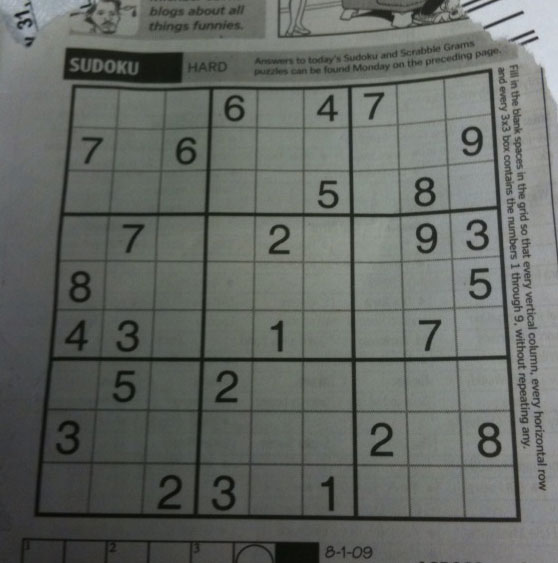
#> input picture DL4CV_IITM/Assignments/Assignment-2/sudoku.png, 558 x 563 px
$ jupyter execute --allow-errors DL4V_Assignment_2.ipynb   (shell and % lines are left out)
#> lines starting #> are read from the running program, lines starting #| are printed output that depends on the picture; after the words box and inside, x2 and y2 are one past the last pixel; in counts of white or black regions, pixels touching at a corner belong together
#### **Welcome to Assignment 2 on Deep Learning for Computer Vision.**
This assignment consists of three parts. Part-1 is based on the content you learned in Week-3 of course and Part-2 is based on the content you learned in Week-4 of the course. Part-3 is **un-graded** and mainly designed to help you flex the Deep Learning muscles grown in Part-2.

Unlike the first two parts, you'll have to implement everything from scratch in Part-3. If you find answers to questions in Part-3, feel free to head out to the forums and discuss them with your classmates!

#### **Instructions**
1. Use Python 3.x to run this notebook
2. Write your code only in between the lines 'YOUR CODE STARTS HERE' and 'YOUR CODE ENDS HERE'.
you should not change anything else in the code cells, if you do, the answers you are supposed to get at the end of this assignment might be wrong.
3. Read documentation of each function carefully.
4. All the Best!

# Part-1

[cell 1]
# Imports
import numpy as np
import cv2
import matplotlib.pyplot as plt
from PIL import Image

# %matplotlib inline uncomment this line if you're running this notebook on your local PC

[cell 2]
# DO NOT CHANGE THIS CODE
np.random.seed(10)

### Question 1 : Line detection from a given image.

Find the starting and ending point co-ordinates of detected lines of a given image using hough transform.

Following criterion need to be satisfied to qualify as a line:

(a) Minimum line length = 60;
(b) Maximum allowed gap between line segments = 250;
(c) Accumulator threshold parameter = 15  (only those lines are returned that get enough votes);
(d) Distance resolution of the accumulator in pixels = 1;
(e) Angle resolution of the accumulator in radians = pi/180

Which of the following pairs of (start, end) co-ordinates of detected lines are true:

1. line-1: (1,81), (27,9) ; line-2 : (92,0), (95,64)
2. line-1: (2,79), (26,11) ; line-2 : (92,1), (94,67)
3. line-1: (2,80), (26,10) ; line-2: (91,2), (96,65)
4.  None of the above

Answer =  [ 0 83 25  9]
Answer =  [92  0 95 64]
Answer =  [ 1 81 27  9]
Answer =  [90  0 92 63]

[cell 3]
# Example Test code
import math
import numpy as np
import cv2

default_file = 'sudoku.png'
filename = default_file
# Loads an image
src = cv2.imread(cv2.samples.findFile(filename), cv2.IMREAD_GRAYSCALE)
#> src: shape (563, 558); min 7, max 218, mean 101.8
# Check if image is loaded fine
if src is None:
    print ('Error opening image!')
    print ('Usage: hough_lines.py [image_name -- default ' + default_file + '] \n')


dst = cv2.Canny(src, 50, 200, None, 3)
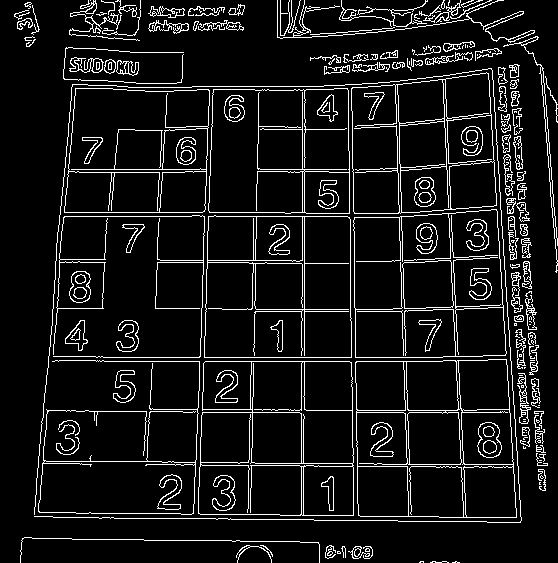
#> dst: shape (563, 558); 8.7% white in thin lines or dots

# Copy edges to the images that will display the results in BGR
cdst = cv2.cvtColor(dst, cv2.COLOR_GRAY2BGR)
#> cdst: shape (563, 558, 3); 8.7% white in thin lines or dots
cdstP = np.copy(cdst)

lines = cv2.HoughLines(dst, 1, np.pi / 180, 150, None, 0, 0)
#> lines = 62 rows, first 8: [361, 1.57], [357, 1.57], [304, 0], [212, 0.0349], [216, 0.0349], [216, 1.57], [-349, 3.12], [169, 1.57]

if lines is not None:
    for i in range(0, len(lines)):
        rho = lines[i][0][0]
        theta = lines[i][0][1]
        a = math.cos(theta)
        b = math.sin(theta)
        x0 = a * rho
        y0 = b * rho
        pt1 = (int(x0 + 1000*(-b)), int(y0 + 1000*(a)))
        pt2 = (int(x0 - 1000*(-b)), int(y0 - 1000*(a)))
        cv2.line(cdst, pt1, pt2, (0,0,255), 3, cv2.LINE_AA)
#> this loop made 62 passes
#> (rho, theta, a, b, x0, y0, pt1, pt2) on passes 1 to 10: (361, 1.57, -4.37e-08, 1, -1.58e-05, 361, (-1000, 360), (999, 361)), (357, 1.57, -4.37e-08, 1, -1.56e-05, 357, (-1000, 356), (999, 357)), (304, 0, 1, 0, 304, 0, (304, 1000), (304, -1000)), (212, 0.0349, 0.999, 0.0349, 211.9, 7.4, (176, 1006), (246, -991)), (216, 0.0349, 0.999, 0.0349, 215.9, 7.54, (180, 1006), (250, -991)), (216, 1.57, -4.37e-08, 1, -9.44e-06, 216, (-1000, 215), (999, 216)), (-349, 3.12, -1, 0.0175, 348.9, -6.09, (331, -1005), (366, 993)), (169, 1.57, -4.37e-08, 1, -7.39e-06, 169, (-1000, 168), (999, 169)), (212, 1.57, -4.37e-08, 1, -9.27e-06, 212, (-1000, 211), (999, 212)), (-393, 3.11, -0.999, 0.0349, 392.8, -13.72, (357, -1013), (427, 985))
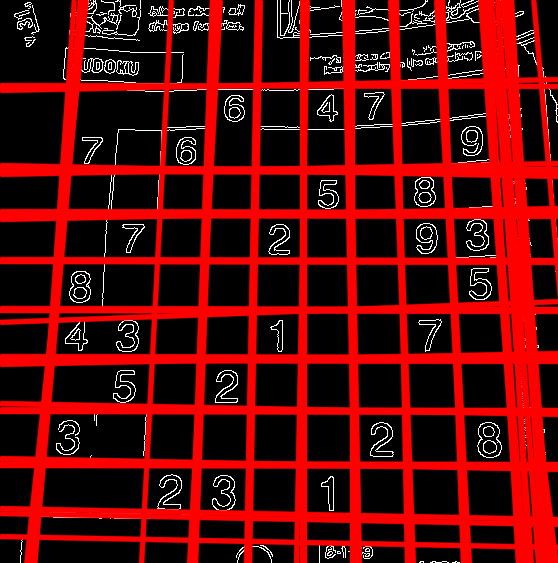
#> cdst: shape (563, 558, 3); mean B, G, R 7.5, 7.5, 92.5


linesP = cv2.HoughLinesP(dst, 1, np.pi / 180, 50, None, 50, 10)
#> linesP = 167 rows, first 6: [96, 361, 442, 361], [59, 216, 347, 216], [304, 418, 304, 86], [355, 320, 357, 491], [401, 211, 411, 521], [208, 230, 213, 86]

if linesP is not None:
    for i in range(0, len(linesP)):
        l = linesP[i][0]
        cv2.line(cdstP, (l[0], l[1]), (l[2], l[3]), (0,0,255), 3, cv2.LINE_AA)
#> this loop made 167 passes
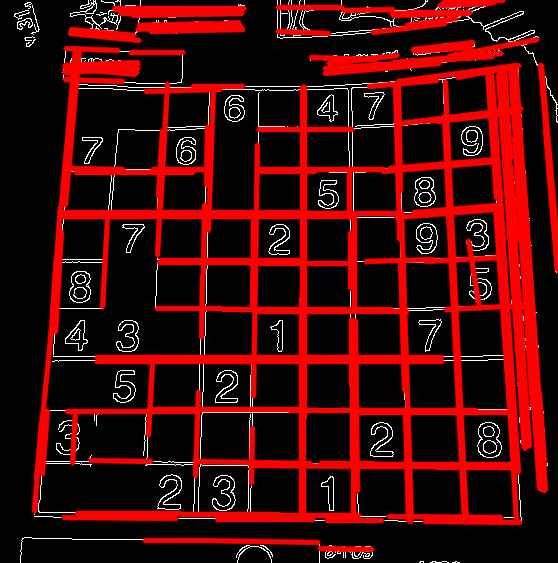
#> cdstP: shape (563, 558, 3); mean B, G, R 7.3, 7.3, 67.3

plt.imshow(src)
plt.imshow(cdst)
plt.imshow(cdstP)
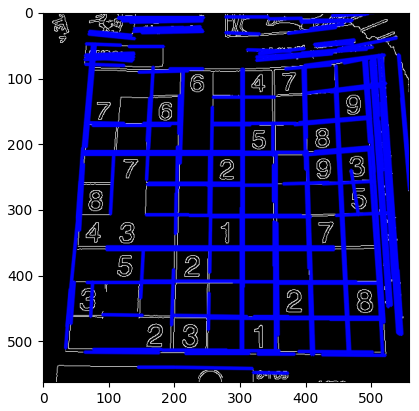
#> figure drawn by matplotlib, 1 panel; B, G, R data is drawn as R, G, B

[cell 4]
#Read image
img = cv2.imread('line.png', cv2.IMREAD_COLOR)

# Visualize the input image
#> (the rest of this cell did not finish here and is left out)

##Question 2: Point matching using RANSAC

Given two sets of points related by affine transformation(with an outlier rate), use the RANSAC method to estimate the Affine transformation parameters between them and the number of inliers(Matching points).

Which of the following is the estimated number of inliers for an outlier rate of 0.9:

1. 89
2. 101
3. 117
4. 132

[cell 5]
import numpy as np
np.random.seed(0)


# Affine Transform
# |x'|  = |a, b| * |x|  +  |tx|
# |y'|    |c, d|   |y|     |ty|
# pts_t =    A   * pts_s  + t

# -------------------------------------------------------------
# Test Class Affine

class Affine_Transform():

    def create_test_case(self, outlier_rate=0):
        ''' CREATE_TEST_CASE

            Randomly generate a test case of affine transformation.

            Input arguments:

            - outlier_rate : the percentage of outliers in test case,
            default is 0

            Outputs:

            - pts_s : Source points that will be transformed
            - pts_t : warped points
            - A, t : parameters of affine transformation, A is a 2x2
            matrix, t is a 2x1 vector, both of them are created randomly

        '''

        # Randomly generate affine transformation
        # A is a 2x2 matrix, the range of each value is from -2 to 2
        A = 4 * np.random.rand(2, 2) - 2

        # % t is a 2x1 VECTOR, the range of each value is from -10 to 10
        t = 20 * np.random.rand(2, 1) - 10

        # Set the number of points in test case
        num = 1000

        # Compute the number of outliers and inliers respectively
        outliers = int(np.round(num * outlier_rate))
        inliers = int(num - outliers)

        # Gernerate source points whose scope from (0,0) to (100, 100)
        pts_s = 100 * np.random.rand(2, num)
        # Initialize warped points matrix
        pts_t = np.zeros((2, num))

        # Compute inliers in warped points matrix by applying A and t
        pts_t[:, :inliers] = np.dot(A, pts_s[:, :inliers]) + t

        # Generate outliers in warped points matrix
        pts_t[:, inliers:] = 100 * np.random.rand(2, outliers)

        # Reset the order of warped points matrix,
        # outliers and inliers will scatter randomly in test case
        rnd_idx = np.random.permutation(num)
        pts_s = pts_s[:, rnd_idx]
        pts_t = pts_t[:, rnd_idx]

        return A, t, pts_s, pts_t

    def estimate_affine(self, pts_s, pts_t):
        ''' ESTIMATE_AFFINE

            Estimate affine transformation by the given points
            correspondences.

            Input arguments:
            - pts_t : points in target image
            - pts_s : points in source image

            Outputs:

            - A, t : the affine transformation, A is a 2x2 matrix
            that indicates the rotation and scaling transformation,
            t is a 2x1 vector determines the translation

            Method:

            To estimate an affine transformation between two images,
            at least 3 corresponding points are needed.
            In this case, 6-parameter affine transformation are taken into
            consideration, which is shown as follows:

            | x' | = | a b | * | x | + | tx |
            | y' |   | c d |   | y |   | ty |

            For 3 corresponding points, 6 equations can be formed as below:

            | x1 y1 0  0  1 0 |       | a  |       | x1' |
            | 0  0  x1 y1 0 1 |       | b  |       | y1' |
            | x2 y2 0  0  1 0 |   *   | c  |   =   | x2' |
            | 0  0  x2 y2 0 1 |       | d  |       | y2' |
            | x3 y3 0  0  1 0 |       | tx |       | x3' |
            | 0  0  x3 y3 0 1 |       | ty |       | y3' |

            |------> M <------|   |-> theta <-|   |-> b <-|

            Solve the equation to compute theta by:  theta = M \ b
            Thus, affine transformation can be obtained as:

            A = | a b |     t = | tx |
                | c d |         | ty |

        '''

        # Get the number of corresponding points
        pts_num = pts_s.shape[1]

        # Initialize the matrix M,
        # M has 6 columns, since the affine transformation
        # has 6 parameters in this case
        M = np.zeros((2 * pts_num, 6))

        for i in range(pts_num):
            # Form the matrix m
            temp = [[pts_s[0, i], pts_s[1, i], 0, 0, 1, 0],
                    [0, 0, pts_s[0, i], pts_s[1, i], 0, 1]]
            M[2 * i: 2 * i + 2, :] = np.array(temp)

        # Form the matrix b,
        # b contains all known target points
        b = pts_t.T.reshape((2 * pts_num, 1))

        try:
            # Solve the linear equation
            theta = np.linalg.lstsq(M, b)[0]

            # Form the affine transformation
            A = theta[:4].reshape((2, 2))
            t = theta[4:]
        except np.linalg.linalg.LinAlgError:
            # If M is singular matrix, return None
            # print("Singular matrix.")
            A = None
            t = None

        return A, t
# -------------------------------------------------------------

# Create instance
af = Affine_Transform()

# Generate a test case as validation with
# a rate of outliers
outlier_rate = 0.90
A_true, t_true, pts_s, pts_t = af.create_test_case(outlier_rate)

# At least 3 corresponding points to
# estimate affine transformation
K = 3
# Randomly select 3 pairs of points to do estimation
idx = np.random.randint(0, pts_s.shape[1], (K, 1))

#> (the rest of this cell did not finish here and is left out)

### Question 3: Detect corners in a given image using Harris Corner Detection Algorithm

Find the number of detected corner points in a given image using Harris Corner Detection Algorithm. Note that, Following criterion MUST be satisfied while applying Harris Corner detection Algorithm:

(a)  The size of neighbourhood considered for corner detection = 2.
(b)  Aperture parameter of Sobel derivative used = 3.
(c)  Harris detector free parameter in the equation = 0.04.

How many corners are detected?

1.   169
2.   222
3.   264
4.   309

[cell 6]
import matplotlib.pyplot as plt
import numpy as np
import cv2


# Read in the image
image = cv2.imread('line.png')

# Make a copy of the image
image_copy = np.copy(image)

# Change color to RGB (from BGR)
#> (the rest of this cell did not finish here and is left out)

# Part-2

[cell 7]
import numpy as np
import torch
import torch.nn as nn
import torch.optim as optim
import torch.utils.data as Data
from torchvision import datasets, transforms
import torch.nn.functional as F
import timeit
import unittest

## Please DONOT remove these lines.
torch.manual_seed(0)
#> (this line was passed over: torch is not available in this run)

$ run again, with DL4CV_IITM/Assignments/Assignment-3/input.jpg saved as DL4CV_IITM/Assignments/Assignment-2/sudoku.png
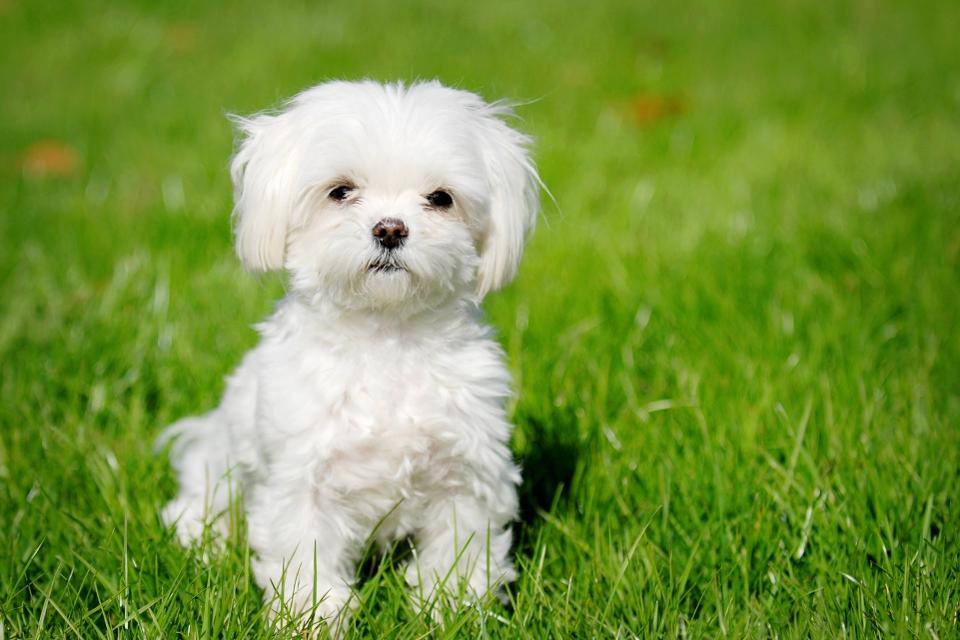
#> input picture DL4CV_IITM/Assignments/Assignment-3/input.jpg, 960 x 640 px
#> `dst = cv2.Canny(src, 50, 200, None, 3)`:
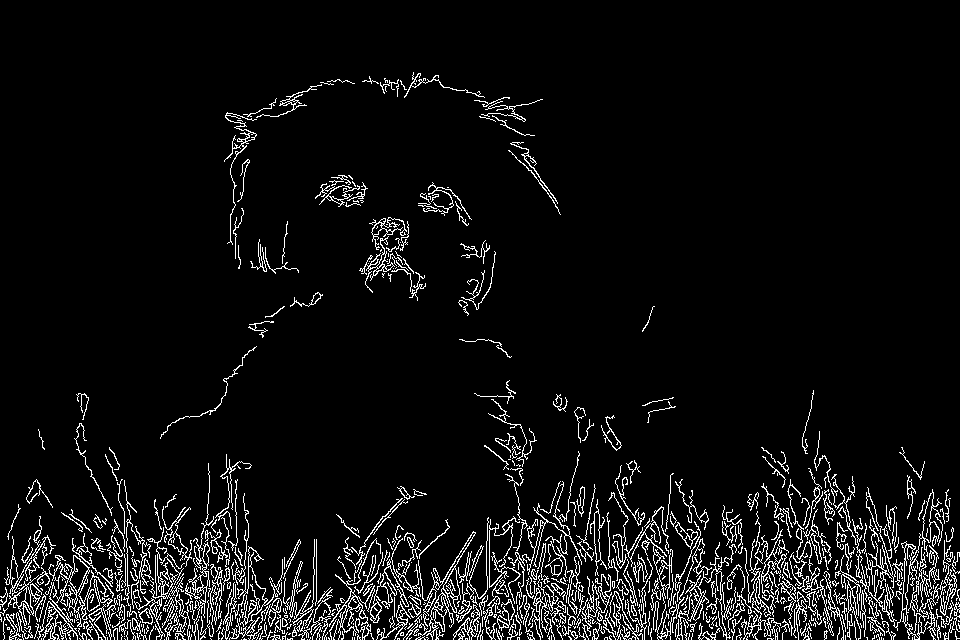
#> dst: shape (640, 960); 6.2% white in thin lines or dots, all inside (x1, y1, x2, y2) = (0, 72, 960, 640)
#> lines = 339 rows, first 8: [627, 1.54], [613, 1.55], [637, 1.52], [615, 1.55], [636, 1.55], [602, 1.57], [611, 1.57], [635, 1.52]
#> the loop `for i in range(0, len(lines)):` made 339 passes
#> (rho, theta, a, b, x0, y0, pt1, pt2) on passes 1 to 3: (627, 1.54, 0.0349, 0.999, 21.88, 626.6, (-977, 661), (1021, 591)), (613, 1.55, 0.0175, 1, 10.7, 612.9, (-989, 630), (1010, 595)), (637, 1.52, 0.0523, 0.999, 33.34, 636.1, (-965, 688), (1031, 583))
#> linesP = 341 rows, first 6: [5, 593, 138, 595], [718, 614, 772, 613], [340, 599, 698, 586], [19, 610, 957, 594], [182, 632, 444, 628], [744, 579, 954, 575]
#> the loop `for i in range(0, len(linesP)):` made 341 passes
#> after the loop `for i in range(0, len(linesP)):`:
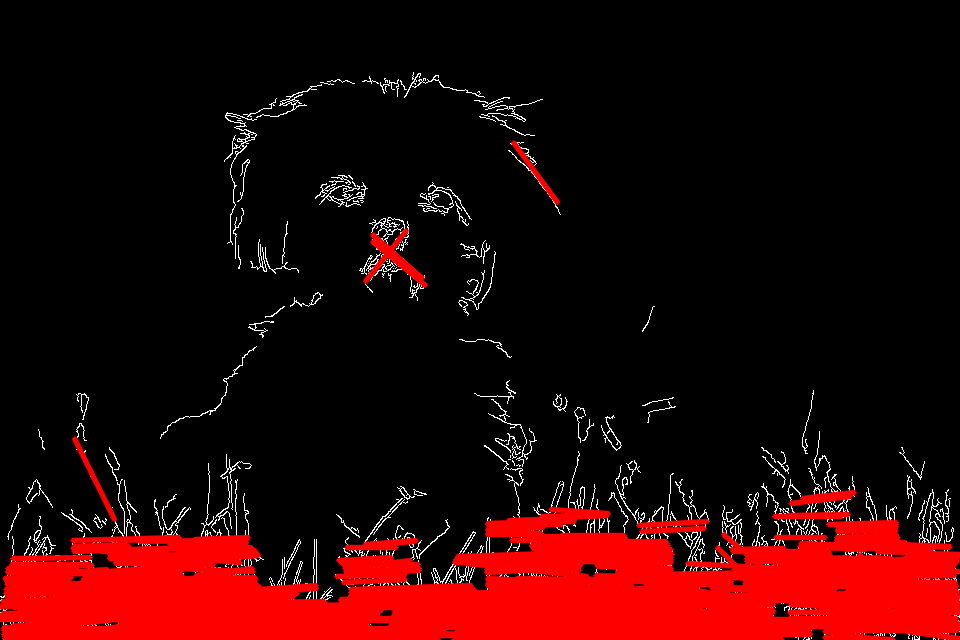
#> cdstP: shape (640, 960, 3); mean B, G, R 4.8, 4.8, 42

$ run again, with DL4CV_IITM/Assignments/Assignment-1/images/hills.jpeg saved as DL4CV_IITM/Assignments/Assignment-2/sudoku.png
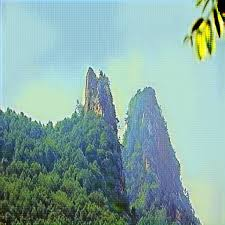
#> input picture DL4CV_IITM/Assignments/Assignment-1/images/hills.jpeg, 225 x 225 px
#> `dst = cv2.Canny(src, 50, 200, None, 3)`:
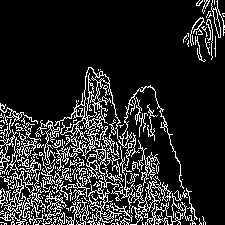
#> dst: shape (225, 225); 15.3% white in thin lines or dots
#> cdst: shape (225, 225, 3); 15.3% white in thin lines or dots
#> lines = None
#> linesP = 76 rows, first 6: [5, 205, 112, 98], [30, 221, 141, 110], [4, 224, 115, 113], [24, 221, 124, 121], [2, 222, 115, 109], [0, 200, 110, 90]
#> the loop `for i in range(0, len(linesP)):` made 76 passes
#> `[cell 3] # Example Test code import math import numpy as np import cv2..`:
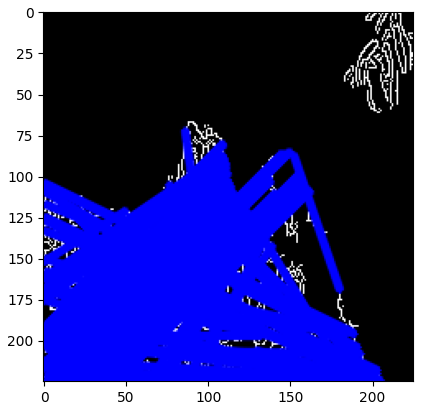
#> figure drawn by matplotlib, 1 panel; B, G, R data is drawn as R, G, B
